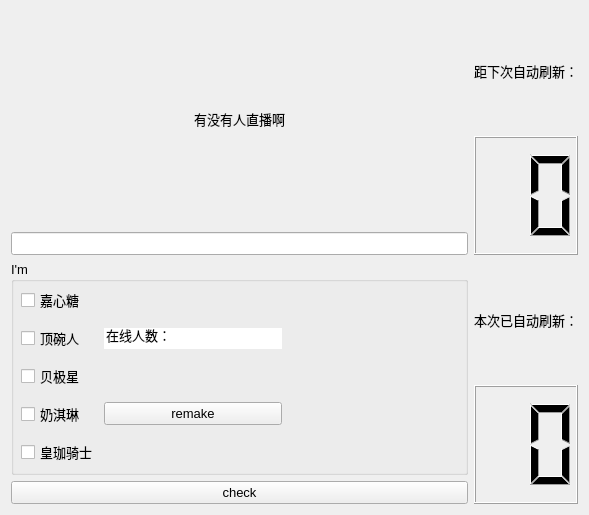
<?xml version="1.0" encoding="UTF-8"?>
<ui version="4.0">
 <class>Widget</class>
 <widget class="QWidget" name="Widget">
  <property name="geometry">
   <rect>
    <x>0</x>
    <y>0</y>
    <width>589</width>
    <height>515</height>
   </rect>
  </property>
  <property name="font">
   <font>
    <pointsize>10</pointsize>
    <weight>50</weight>
    <bold>false</bold>
   </font>
  </property>
  <property name="windowTitle">
   <string>今天溜了吗</string>
  </property>
  <property name="windowIcon">
   <iconset resource="img.qrc">
    <normaloff>:/i/0.png</normaloff>:/i/0.png</iconset>
  </property>
  <layout class="QGridLayout" name="gridLayout">
   <item row="0" column="0">
    <layout class="QHBoxLayout" name="horizontalLayout">
     <item>
      <layout class="QVBoxLayout" name="verticalLayout">
       <item>
        <widget class="QLabel" name="label">
         <property name="text">
          <string>有没有人直播啊</string>
         </property>
         <property name="textFormat">
          <enum>Qt::PlainText</enum>
         </property>
         <property name="scaledContents">
          <bool>true</bool>
         </property>
         <property name="alignment">
          <set>Qt::AlignCenter</set>
         </property>
         <property name="textInteractionFlags">
          <set>Qt::NoTextInteraction</set>
         </property>
        </widget>
       </item>
       <item>
        <widget class="QLineEdit" name="lineEdit"/>
       </item>
       <item>
        <widget class="QGroupBox" name="groupBox">
         <property name="title">
          <string>I'm</string>
         </property>
         <widget class="QWidget" name="">
          <property name="geometry">
           <rect>
            <x>10</x>
            <y>20</y>
            <width>261</width>
            <height>191</height>
           </rect>
          </property>
          <layout class="QHBoxLayout" name="horizontalLayout_2">
           <item>
            <layout class="QVBoxLayout" name="verticalLayout_3">
             <item>
              <widget class="QCheckBox" name="checkBox">
               <property name="text">
                <string>嘉心糖</string>
               </property>
              </widget>
             </item>
             <item>
              <widget class="QCheckBox" name="checkBox_3">
               <property name="text">
                <string>顶碗人</string>
               </property>
              </widget>
             </item>
             <item>
              <widget class="QCheckBox" name="checkBox_5">
               <property name="text">
                <string>贝极星</string>
               </property>
              </widget>
             </item>
             <item>
              <widget class="QCheckBox" name="checkBox_4">
               <property name="text">
                <string>奶淇琳</string>
               </property>
              </widget>
             </item>
             <item>
              <widget class="QCheckBox" name="checkBox_2">
               <property name="text">
                <string>皇珈骑士</string>
               </property>
              </widget>
             </item>
            </layout>
           </item>
           <item>
            <layout class="QVBoxLayout" name="verticalLayout_4">
             <item>
              <widget class="QLineEdit" name="lineEdit_2">
               <property name="text">
                <string>在线人数：</string>
               </property>
               <property name="frame">
                <bool>false</bool>
               </property>
               <property name="dragEnabled">
                <bool>true</bool>
               </property>
               <property name="readOnly">
                <bool>true</bool>
               </property>
              </widget>
             </item>
             <item>
              <widget class="QPushButton" name="pushButton_2">
               <property name="text">
                <string>remake</string>
               </property>
               <property name="checkable">
                <bool>true</bool>
               </property>
               <property name="checked">
                <bool>false</bool>
               </property>
              </widget>
             </item>
            </layout>
           </item>
          </layout>
         </widget>
        </widget>
       </item>
       <item>
        <widget class="QPushButton" name="pushButton">
         <property name="text">
          <string>check</string>
         </property>
        </widget>
       </item>
      </layout>
     </item>
     <item>
      <layout class="QVBoxLayout" name="verticalLayout_2">
       <item>
        <widget class="QLabel" name="label_3">
         <property name="text">
          <string>距下次自动刷新：</string>
         </property>
        </widget>
       </item>
       <item>
        <widget class="QLCDNumber" name="lcdNumber">
         <property name="smallDecimalPoint">
          <bool>false</bool>
         </property>
         <property name="digitCount">
          <number>2</number>
         </property>
         <property name="mode">
          <enum>QLCDNumber::Dec</enum>
         </property>
         <property name="segmentStyle">
          <enum>QLCDNumber::Filled</enum>
         </property>
        </widget>
       </item>
       <item>
        <widget class="QLabel" name="label_4">
         <property name="text">
          <string>本次已自动刷新：</string>
         </property>
        </widget>
       </item>
       <item>
        <widget class="QLCDNumber" name="lcdNumber_2">
         <property name="digitCount">
          <number>2</number>
         </property>
        </widget>
       </item>
      </layout>
     </item>
    </layout>
   </item>
  </layout>
 </widget>
 <resources>
  <include location="img.qrc"/>
 </resources>
 <connections/>
</ui>
